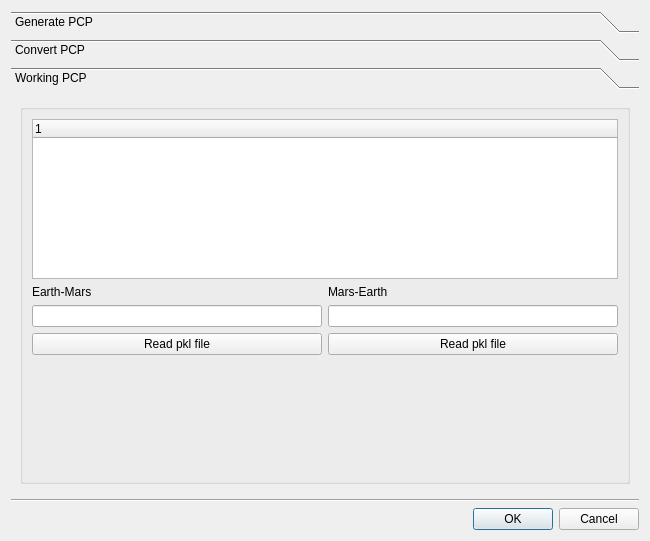
<?xml version="1.0" encoding="UTF-8"?>
<ui version="4.0">
 <class>sonet_pcp_manager</class>
 <widget class="QWidget" name="sonet_pcp_manager">
  <property name="enabled">
   <bool>true</bool>
  </property>
  <property name="geometry">
   <rect>
    <x>0</x>
    <y>0</y>
    <width>650</width>
    <height>541</height>
   </rect>
  </property>
  <property name="sizePolicy">
   <sizepolicy hsizetype="MinimumExpanding" vsizetype="Maximum">
    <horstretch>0</horstretch>
    <verstretch>0</verstretch>
   </sizepolicy>
  </property>
  <property name="minimumSize">
   <size>
    <width>0</width>
    <height>0</height>
   </size>
  </property>
  <property name="maximumSize">
   <size>
    <width>16777215</width>
    <height>16777215</height>
   </size>
  </property>
  <property name="windowTitle">
   <string>SONet Mars Mission Flight Sequence PCP Manager</string>
  </property>
  <property name="windowOpacity">
   <double>0.970000000000000</double>
  </property>
  <layout class="QGridLayout" name="gridLayout">
   <item row="13" column="0">
    <layout class="QHBoxLayout" name="status_bar_HLayout">
     <property name="sizeConstraint">
      <enum>QLayout::SetFixedSize</enum>
     </property>
    </layout>
   </item>
   <item row="4" column="0">
    <widget class="Line" name="line">
     <property name="orientation">
      <enum>Qt::Horizontal</enum>
     </property>
    </widget>
   </item>
   <item row="7" column="0">
    <widget class="QDialogButtonBox" name="sonet_ok_cancel_qpb_group">
     <property name="standardButtons">
      <set>QDialogButtonBox::Cancel|QDialogButtonBox::Ok</set>
     </property>
    </widget>
   </item>
   <item row="0" column="0">
    <widget class="QToolBox" name="the_tool_box">
     <property name="currentIndex">
      <number>2</number>
     </property>
     <widget class="QWidget" name="pcp_generator_page">
      <property name="geometry">
       <rect>
        <x>0</x>
        <y>0</y>
        <width>626</width>
        <height>346</height>
       </rect>
      </property>
      <attribute name="label">
       <string>Generate PCP</string>
      </attribute>
      <layout class="QVBoxLayout" name="verticalLayout_2">
       <item>
        <widget class="QPushButton" name="matlab_pcp_generator_pb">
         <property name="text">
          <string>Matlab PCP generator</string>
         </property>
        </widget>
       </item>
       <item>
        <spacer name="verticalSpacer_3">
         <property name="orientation">
          <enum>Qt::Vertical</enum>
         </property>
         <property name="sizeHint" stdset="0">
          <size>
           <width>20</width>
           <height>40</height>
          </size>
         </property>
        </spacer>
       </item>
      </layout>
     </widget>
     <widget class="QWidget" name="pcp_converter_page">
      <property name="geometry">
       <rect>
        <x>0</x>
        <y>0</y>
        <width>626</width>
        <height>346</height>
       </rect>
      </property>
      <attribute name="label">
       <string>Convert PCP</string>
      </attribute>
      <layout class="QVBoxLayout" name="verticalLayout">
       <item>
        <widget class="QGroupBox" name="sonet_read_pcp_qgb">
         <property name="sizePolicy">
          <sizepolicy hsizetype="Preferred" vsizetype="Preferred">
           <horstretch>0</horstretch>
           <verstretch>0</verstretch>
          </sizepolicy>
         </property>
         <property name="title">
          <string/>
         </property>
         <property name="flat">
          <bool>true</bool>
         </property>
         <layout class="QGridLayout" name="gridLayout_4">
          <property name="leftMargin">
           <number>1</number>
          </property>
          <property name="topMargin">
           <number>1</number>
          </property>
          <property name="rightMargin">
           <number>1</number>
          </property>
          <property name="bottomMargin">
           <number>1</number>
          </property>
          <item row="1" column="0" colspan="2">
           <widget class="QLabel" name="label_tal">
            <property name="text">
             <string>Earth-Mars</string>
            </property>
           </widget>
          </item>
          <item row="6" column="0">
           <widget class="QLabel" name="label">
            <property name="text">
             <string>Post-processing options</string>
            </property>
           </widget>
          </item>
          <item row="1" column="2" colspan="3">
           <widget class="QLabel" name="label_5">
            <property name="text">
             <string>Mars-Earth</string>
            </property>
           </widget>
          </item>
          <item row="2" column="0" colspan="2">
           <widget class="QLineEdit" name="sonet__outgoing_trajectories_matrix_line_edit">
            <property name="minimumSize">
             <size>
              <width>268</width>
              <height>0</height>
             </size>
            </property>
            <property name="readOnly">
             <bool>true</bool>
            </property>
           </widget>
          </item>
          <item row="2" column="2" colspan="3">
           <widget class="QLineEdit" name="sonet__incoming_trajectories_matrix_line_edit">
            <property name="minimumSize">
             <size>
              <width>268</width>
              <height>0</height>
             </size>
            </property>
            <property name="readOnly">
             <bool>true</bool>
            </property>
           </widget>
          </item>
          <item row="3" column="0" colspan="2">
           <widget class="QPushButton" name="sonet_read_pcp_outgoing_trajectories_matrix_qpb">
            <property name="enabled">
             <bool>true</bool>
            </property>
            <property name="text">
             <string>Read mat file</string>
            </property>
           </widget>
          </item>
          <item row="8" column="0">
           <spacer name="verticalSpacer_2">
            <property name="orientation">
             <enum>Qt::Vertical</enum>
            </property>
            <property name="sizeHint" stdset="0">
             <size>
              <width>20</width>
              <height>40</height>
             </size>
            </property>
           </spacer>
          </item>
          <item row="5" column="0" colspan="4">
           <widget class="Line" name="line_2">
            <property name="orientation">
             <enum>Qt::Horizontal</enum>
            </property>
           </widget>
          </item>
          <item row="3" column="2" colspan="3">
           <widget class="QPushButton" name="sonet_read_pcp_incoming_trajectories_matrix_qpb">
            <property name="enabled">
             <bool>true</bool>
            </property>
            <property name="text">
             <string>Read mat file</string>
            </property>
           </widget>
          </item>
          <item row="0" column="0" colspan="5">
           <widget class="QTreeWidget" name="sonet_read_pcp_qtw">
            <property name="sizePolicy">
             <sizepolicy hsizetype="Preferred" vsizetype="Maximum">
              <horstretch>0</horstretch>
              <verstretch>0</verstretch>
             </sizepolicy>
            </property>
            <property name="maximumSize">
             <size>
              <width>16777215</width>
              <height>160</height>
             </size>
            </property>
            <column>
             <property name="text">
              <string notr="true">1</string>
             </property>
            </column>
           </widget>
          </item>
          <item row="7" column="0" colspan="5">
           <layout class="QHBoxLayout" name="horizontalLayout">
            <item>
             <widget class="QCheckBox" name="sonet_dvt_limit_qcb">
              <property name="sizePolicy">
               <sizepolicy hsizetype="Maximum" vsizetype="Fixed">
                <horstretch>0</horstretch>
                <verstretch>0</verstretch>
               </sizepolicy>
              </property>
              <property name="text">
               <string>dvt limit</string>
              </property>
             </widget>
            </item>
            <item>
             <widget class="QDoubleSpinBox" name="sonet_dvt_limit_qdoublespinbox">
              <property name="enabled">
               <bool>false</bool>
              </property>
              <property name="sizePolicy">
               <sizepolicy hsizetype="Maximum" vsizetype="Fixed">
                <horstretch>0</horstretch>
                <verstretch>0</verstretch>
               </sizepolicy>
              </property>
             </widget>
            </item>
            <item>
             <widget class="QPushButton" name="sonet_convert_pcp_2_table_format_qpb">
              <property name="text">
               <string>Convert PCP to table format</string>
              </property>
             </widget>
            </item>
            <item>
             <spacer name="horizontalSpacer">
              <property name="orientation">
               <enum>Qt::Horizontal</enum>
              </property>
              <property name="sizeHint" stdset="0">
               <size>
                <width>40</width>
                <height>20</height>
               </size>
              </property>
             </spacer>
            </item>
           </layout>
          </item>
         </layout>
        </widget>
       </item>
      </layout>
     </widget>
     <widget class="QWidget" name="pcp_working_database_page">
      <property name="geometry">
       <rect>
        <x>0</x>
        <y>0</y>
        <width>626</width>
        <height>346</height>
       </rect>
      </property>
      <attribute name="label">
       <string>Working PCP</string>
      </attribute>
      <layout class="QVBoxLayout" name="verticalLayout_3">
       <item>
        <widget class="QGroupBox" name="sonet_working_pcp_qgb">
         <property name="sizePolicy">
          <sizepolicy hsizetype="Preferred" vsizetype="Preferred">
           <horstretch>0</horstretch>
           <verstretch>0</verstretch>
          </sizepolicy>
         </property>
         <property name="title">
          <string/>
         </property>
         <property name="flat">
          <bool>true</bool>
         </property>
         <layout class="QGridLayout" name="gridLayout_3">
          <item row="3" column="1">
           <widget class="QPushButton" name="sonet_read_pcp_incoming_trajectories_table_qpb">
            <property name="text">
             <string>Read pkl file</string>
            </property>
           </widget>
          </item>
          <item row="0" column="0" colspan="2">
           <widget class="QTreeWidget" name="sonet_working_pcp_qtw">
            <property name="sizePolicy">
             <sizepolicy hsizetype="Preferred" vsizetype="Maximum">
              <horstretch>0</horstretch>
              <verstretch>0</verstretch>
             </sizepolicy>
            </property>
            <property name="maximumSize">
             <size>
              <width>16777215</width>
              <height>160</height>
             </size>
            </property>
            <column>
             <property name="text">
              <string notr="true">1</string>
             </property>
            </column>
           </widget>
          </item>
          <item row="2" column="0">
           <widget class="QLineEdit" name="sonet__outgoing_trajectories_table_line_edit">
            <property name="readOnly">
             <bool>true</bool>
            </property>
           </widget>
          </item>
          <item row="3" column="0">
           <widget class="QPushButton" name="sonet_read_pcp_outgoing_trajectories_table_qpb">
            <property name="text">
             <string>Read pkl file</string>
            </property>
           </widget>
          </item>
          <item row="2" column="1">
           <widget class="QLineEdit" name="sonet__incoming_trajectories_table_line_edit">
            <property name="readOnly">
             <bool>true</bool>
            </property>
           </widget>
          </item>
          <item row="1" column="0">
           <widget class="QLabel" name="label_2">
            <property name="text">
             <string>Earth-Mars</string>
            </property>
           </widget>
          </item>
          <item row="1" column="1">
           <widget class="QLabel" name="label_3">
            <property name="text">
             <string>Mars-Earth</string>
            </property>
           </widget>
          </item>
          <item row="4" column="1">
           <spacer name="verticalSpacer">
            <property name="orientation">
             <enum>Qt::Vertical</enum>
            </property>
            <property name="sizeHint" stdset="0">
             <size>
              <width>20</width>
              <height>40</height>
             </size>
            </property>
           </spacer>
          </item>
         </layout>
        </widget>
       </item>
      </layout>
     </widget>
    </widget>
   </item>
  </layout>
 </widget>
 <resources/>
 <connections/>
</ui>
